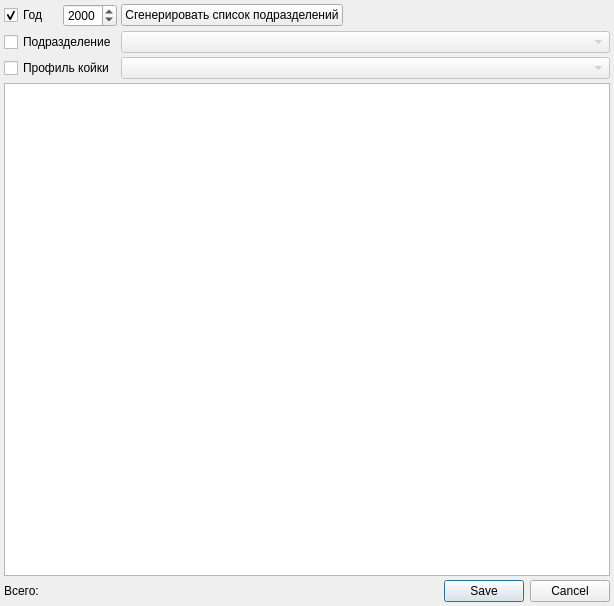
<?xml version="1.0" encoding="UTF-8"?>
<ui version="4.0">
 <class>RBPlanningHospitalActivityDialog</class>
 <widget class="QDialog" name="RBPlanningHospitalActivityDialog">
  <property name="geometry">
   <rect>
    <x>0</x>
    <y>0</y>
    <width>614</width>
    <height>606</height>
   </rect>
  </property>
  <property name="windowTitle">
   <string>Планирование стационарной деятельности</string>
  </property>
  <layout class="QGridLayout" name="gridLayout">
   <property name="margin">
    <number>4</number>
   </property>
   <property name="spacing">
    <number>4</number>
   </property>
   <item row="0" column="2">
    <widget class="QPushButton" name="btnFill">
     <property name="text">
      <string>Сгенерировать список подразделений</string>
     </property>
    </widget>
   </item>
   <item row="0" column="3" colspan="4">
    <spacer name="horizontalSpacer">
     <property name="orientation">
      <enum>Qt::Horizontal</enum>
     </property>
     <property name="sizeHint" stdset="0">
      <size>
       <width>351</width>
       <height>20</height>
      </size>
     </property>
    </spacer>
   </item>
   <item row="2" column="2" colspan="5">
    <widget class="CRBComboBox" name="cmbHospitalBedProfile">
     <property name="enabled">
      <bool>false</bool>
     </property>
    </widget>
   </item>
   <item row="3" column="0" colspan="7">
    <widget class="CInDocTableViewTabMod" name="tblItems"/>
   </item>
   <item row="4" column="0" colspan="4">
    <widget class="QLabel" name="label">
     <property name="text">
      <string>Всего:</string>
     </property>
    </widget>
   </item>
   <item row="2" column="0" colspan="2">
    <widget class="QCheckBox" name="chkProfilBed">
     <property name="text">
      <string>Профиль койки</string>
     </property>
    </widget>
   </item>
   <item row="0" column="0">
    <widget class="QCheckBox" name="chkYear">
     <property name="text">
      <string>Год</string>
     </property>
     <property name="checked">
      <bool>true</bool>
     </property>
    </widget>
   </item>
   <item row="4" column="6">
    <widget class="QDialogButtonBox" name="buttonBox">
     <property name="orientation">
      <enum>Qt::Horizontal</enum>
     </property>
     <property name="standardButtons">
      <set>QDialogButtonBox::Cancel|QDialogButtonBox::Save</set>
     </property>
    </widget>
   </item>
   <item row="0" column="1">
    <widget class="QDateEdit" name="edtYear">
     <property name="enabled">
      <bool>true</bool>
     </property>
     <property name="displayFormat">
      <string>yyyy</string>
     </property>
    </widget>
   </item>
   <item row="4" column="5">
    <spacer name="horizontalSpacer_2">
     <property name="orientation">
      <enum>Qt::Horizontal</enum>
     </property>
     <property name="sizeHint" stdset="0">
      <size>
       <width>40</width>
       <height>20</height>
      </size>
     </property>
    </spacer>
   </item>
   <item row="1" column="2" colspan="5">
    <widget class="COrgStructureHospitalBedsComboBox" name="cmbOrgStructure">
     <property name="enabled">
      <bool>false</bool>
     </property>
    </widget>
   </item>
   <item row="1" column="0" colspan="2">
    <widget class="QCheckBox" name="chkOrgStructure">
     <property name="text">
      <string>Подразделение</string>
     </property>
    </widget>
   </item>
  </layout>
 </widget>
 <customwidgets>
  <customwidget>
   <class>CRBComboBox</class>
   <extends>QComboBox</extends>
   <header>library/crbcombobox.h</header>
  </customwidget>
  <customwidget>
   <class>COrgStructureHospitalBedsComboBox</class>
   <extends>QComboBox</extends>
   <header>Orgs/OrgStructComboBoxes.h</header>
  </customwidget>
  <customwidget>
   <class>CInDocTableViewTabMod</class>
   <extends>QTableView</extends>
   <header>RefBooks/Utils.h</header>
  </customwidget>
 </customwidgets>
 <tabstops>
  <tabstop>chkYear</tabstop>
  <tabstop>edtYear</tabstop>
  <tabstop>chkOrgStructure</tabstop>
  <tabstop>cmbOrgStructure</tabstop>
  <tabstop>chkProfilBed</tabstop>
  <tabstop>cmbHospitalBedProfile</tabstop>
  <tabstop>tblItems</tabstop>
  <tabstop>buttonBox</tabstop>
 </tabstops>
 <resources/>
 <connections>
  <connection>
   <sender>buttonBox</sender>
   <signal>accepted()</signal>
   <receiver>RBPlanningHospitalActivityDialog</receiver>
   <slot>accept()</slot>
   <hints>
    <hint type="sourcelabel">
     <x>604</x>
     <y>596</y>
    </hint>
    <hint type="destinationlabel">
     <x>157</x>
     <y>274</y>
    </hint>
   </hints>
  </connection>
  <connection>
   <sender>buttonBox</sender>
   <signal>rejected()</signal>
   <receiver>RBPlanningHospitalActivityDialog</receiver>
   <slot>reject()</slot>
   <hints>
    <hint type="sourcelabel">
     <x>604</x>
     <y>596</y>
    </hint>
    <hint type="destinationlabel">
     <x>286</x>
     <y>274</y>
    </hint>
   </hints>
  </connection>
  <connection>
   <sender>chkYear</sender>
   <signal>toggled(bool)</signal>
   <receiver>btnFill</receiver>
   <slot>setEnabled(bool)</slot>
   <hints>
    <hint type="sourcelabel">
     <x>39</x>
     <y>22</y>
    </hint>
    <hint type="destinationlabel">
     <x>154</x>
     <y>18</y>
    </hint>
   </hints>
  </connection>
 </connections>
</ui>
